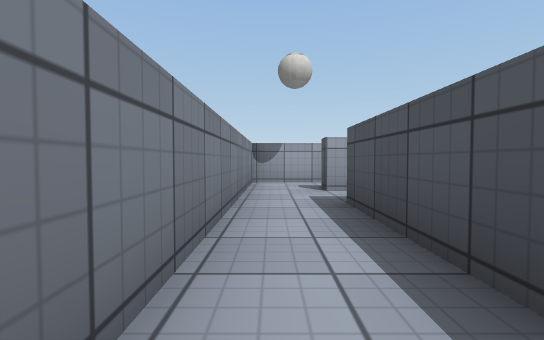
view 1 (above)

17 first-person views from a walk through a scene from a Unity 3-D project. The camera is 0.58 m above the floor, tilts 2° down and sees 85° across. The floor is counted in squares, 1 m on a side. Each view is taken from the middle of a square. On the plan, view 1 faces up. The plan holds only what a view shows up to about 9 squares ahead; the rest is blank. Surface patterns are stand-ins for the level's own textures.

view 2
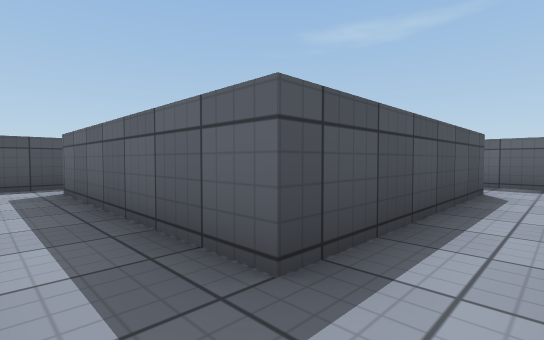

view 3
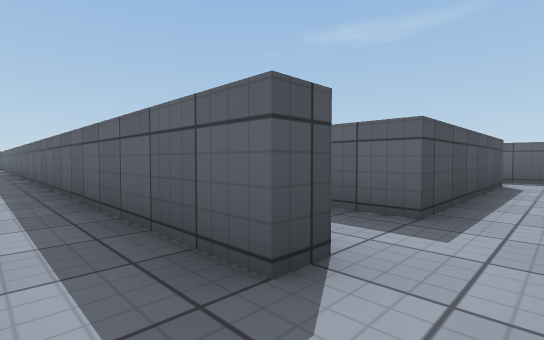

view 4
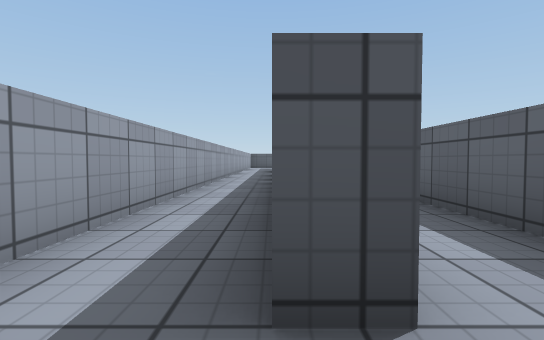

view 5
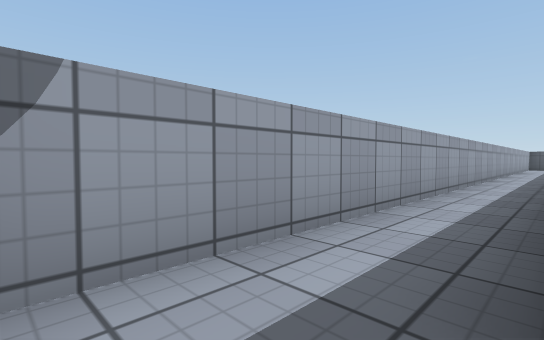

view 6
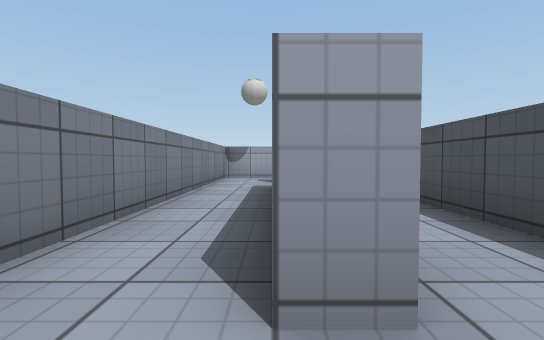

view 7
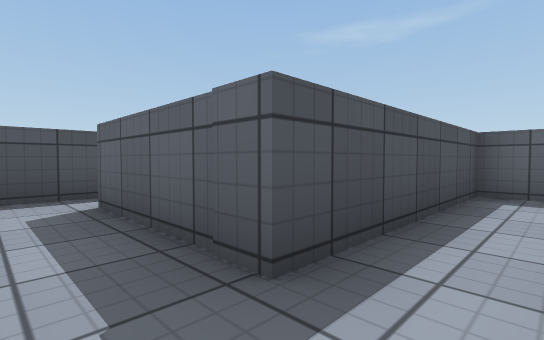

view 8
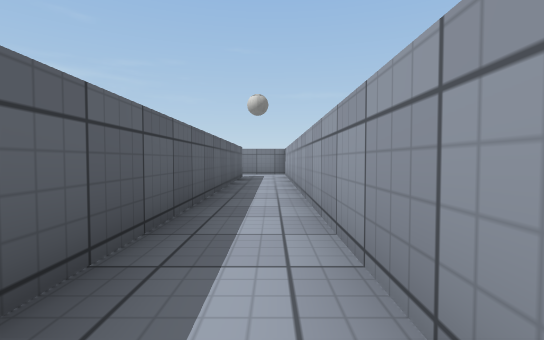

view 9
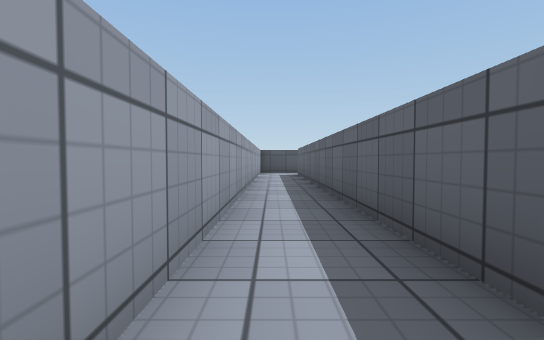

view 10
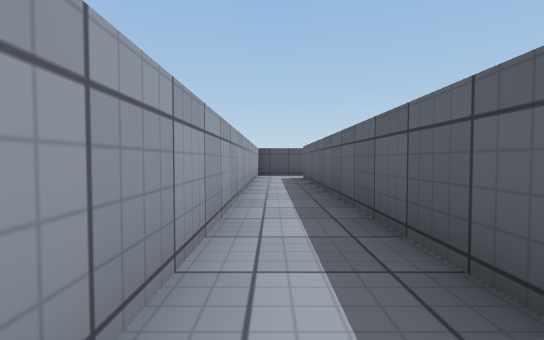

view 11
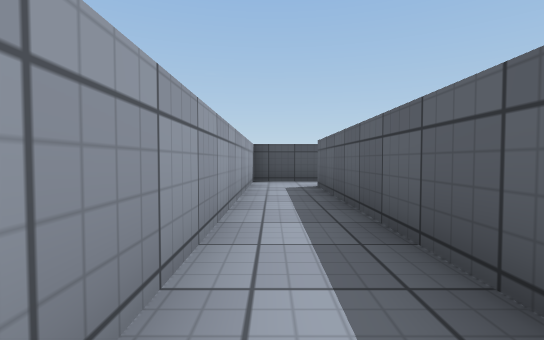

view 12
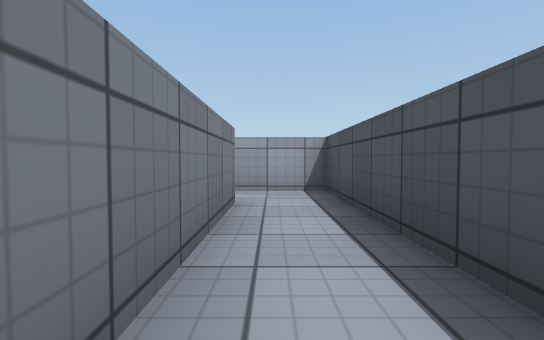

view 13
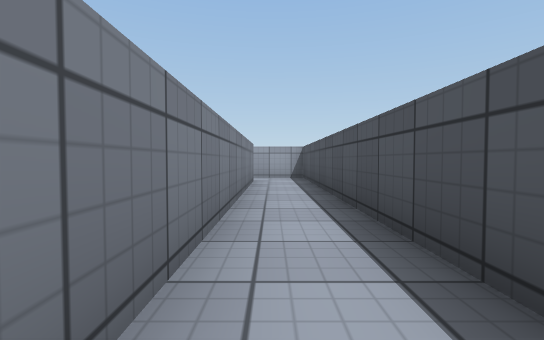

view 14
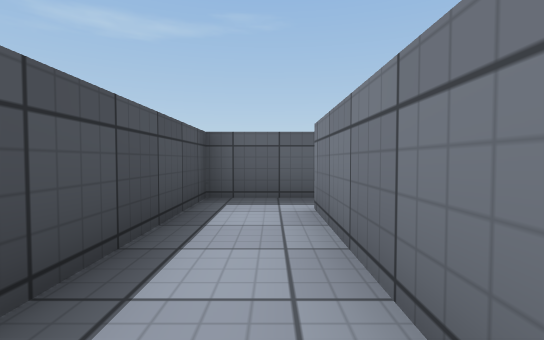

view 15
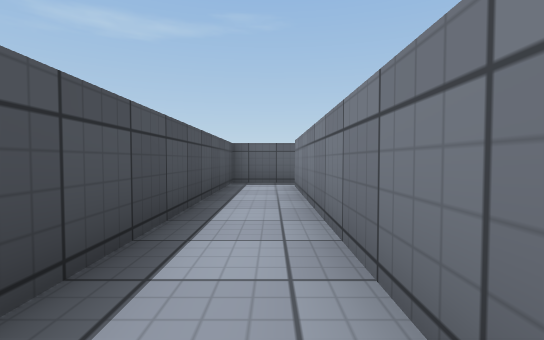

view 16
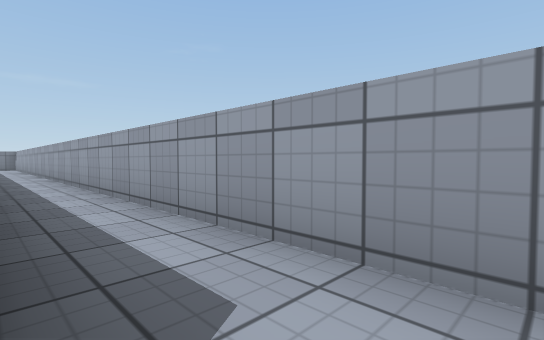

view 17
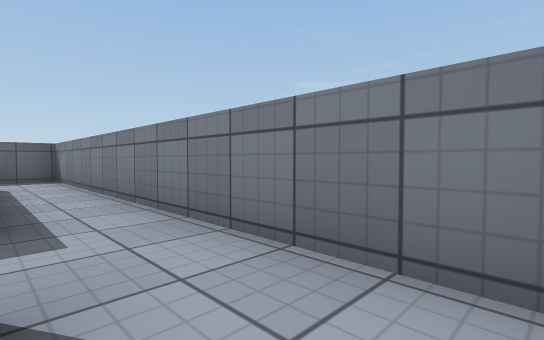

### Floor plan
Points are (right, up) in squares from view 1. A wall is a line through its corners. A room is listed if a view was taken in it or the views show most of it. See-through windows are left out.
Room 1 (views 1, 2, 6)
walls: (-0.5, 5.5) (-0.5, -2.5) (1.5, -2.5); (1.5, 5.5) (1, 5.5); (1.6, -1) (1, -1) (1, 4) (6, 4)
ways out: opening at (0, 6) to room 2; opening at (1, -2) to room 3; gap at (6, 4) to room 3
Room 2 (views 3, 4, 5, 8, 9, 10, 11, 12, 13, 14, 15, 16, 17)
walls: (19.2, -2.5) (21, -2.5) (21, 7.5) (-0.5, 7.5) (-0.5, 5.5); (1, 5.5) (1, 6) (19.5, 6) (19.5, -1.5)
ways out: opening at (0, 6) to room 1; opening at (19, -2)
Room 3 (view 7)
walls: (1.5, -2.5) (3, -2.5) (3, 2) (6, 2); (7, 1.6) (7, 4.8)
ways out: opening at (1, -2) to room 1; gap at (6, 4) to room 1

Positions as (right, up) in squares from view 1, and headings:
1: (0, 0), facing up
2: (0, 5), facing down-right
3: (0, 7), facing down-right
4: (0, 6), facing right
5: (0, 6), facing up-right
6: (1, -2), facing up
7: (2, 3), facing down-right
8: (11, 7), facing left
9: (8, 7), facing right
10: (10, 7), facing right
11: (13, 7), facing right
12: (20, 2), facing up
13: (20, -2), facing up
14: (20, 2), facing down
15: (20, 5), facing down
16: (20, 6), facing up-left
17: (1, 7), facing down-left
